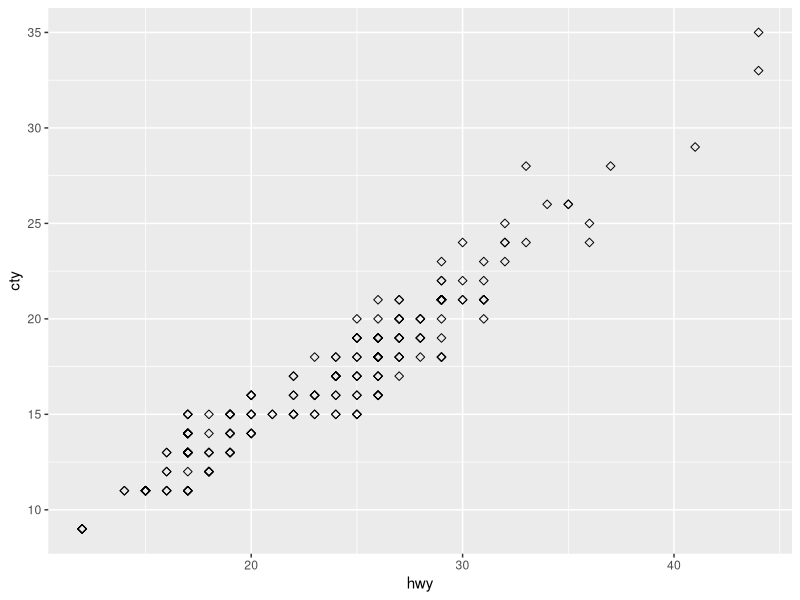
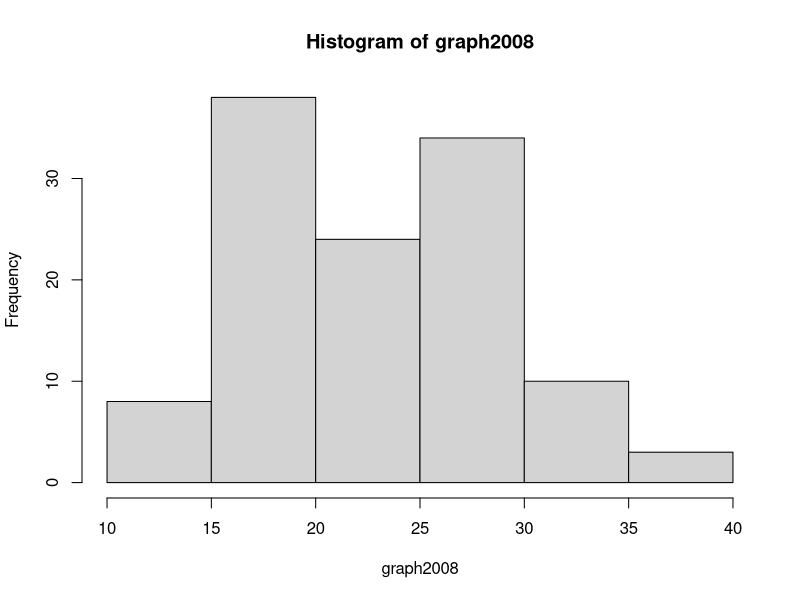
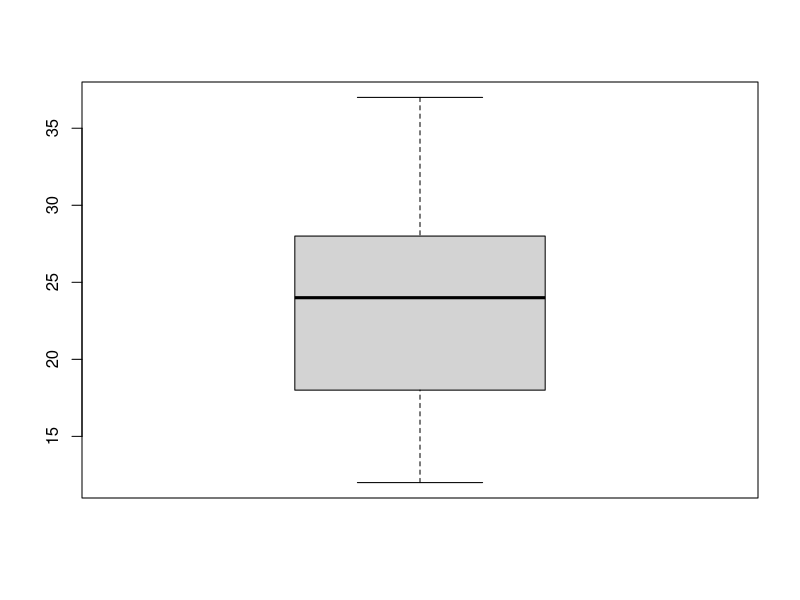
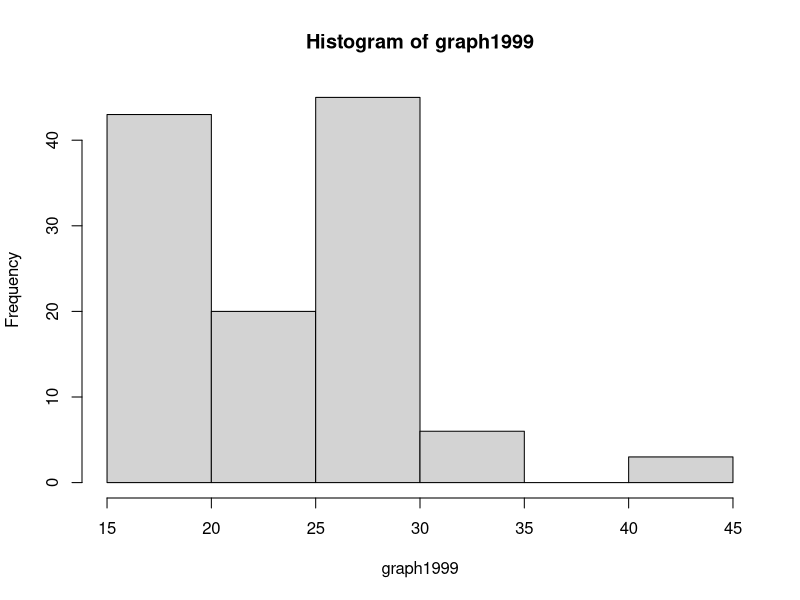
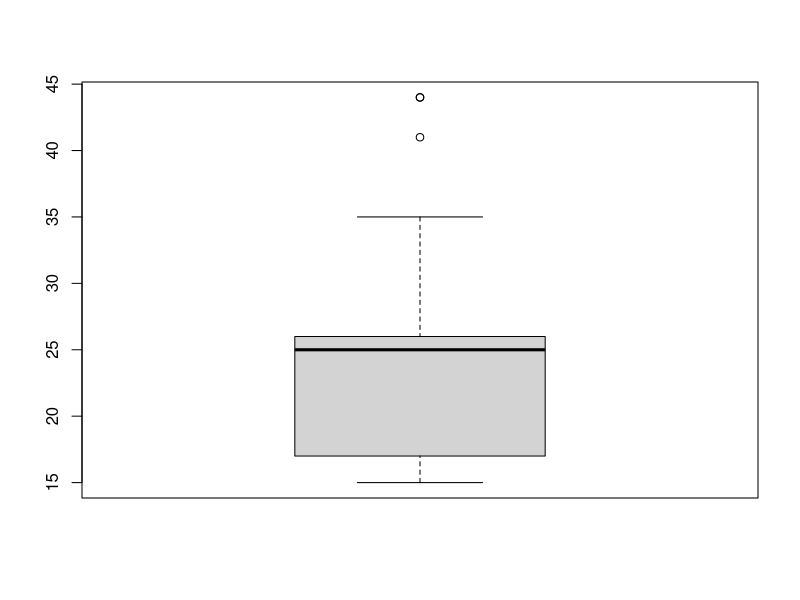

Here is the R script that generated these plots, in order:
## ---- chunk 1
knitr::opts_chunk$set(echo = TRUE)
library(ggplot2)
## ---- chunk 2
## question 1
convert <- function(Fahr) {
  cel<- ((Fahr-32)*(5/9))
  print(cel)
}
convert(24.0)
convert(15.0)
## ---- chunk 3
## question 2
vec200 <- 0
for (i in 1:200){
  if (i%%2 == 0)
    vec200[i]<-1
  else
    vec200[i]<-3
  print(vec200[i])
}
## ---- chunk 4
## question 3
cnt<-0
numPerfect<- 0
for (i in 1:2001){
  j<-1
  while ((j*j)<=i){
    if ((j*j)==i)
      cnt = cnt+1
    j<-j+1
  }
  i<-i+1
}
print (cnt)

## ---- chunk 5
## question 1
mpg <- ggplot2::mpg
str(mpg)
min(mpg$hwy)
a<- mpg[order(mpg$hwy), ]
b<- a[1:3,]  ## b means the 3 most fuel- efficient models
b
## ---- chunk 6
## question 2
unique(mpg$class)
numCompact<-length(unique(mpg$class))
numCompact
## ---- chunk 7
## question 3
ggplot(mpg, aes(x=hwy, y=cty)) +
  geom_point(size=2, shape=23)
## ---- chunk 8
## question4
hwy2008<- mpg[mpg$year == 2008, ]
hwy2008
hwy1999<-mpg[mpg$year == 1999, ]
hwy1999
summary(hwy2008)
summary(hwy1999)
## ---- chunk 9
graph2008<-hwy2008$hwy
hist(graph2008)
boxplot(graph2008)
## ---- chunk 10
graph1999<-hwy1999$hwy
hist(graph1999)
boxplot(graph1999)

